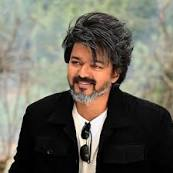
%> input picture thalaiva.jpg, 173 x 173 px
$ octave untitled.m   (GNU Octave 9; MATLAB toolbox functions it lacks are replaced by stand-ins)
%> lines starting %> are read from the running program, lines starting %| are printed output that depends on the picture; in (x1, y1, x2, y2) boxes, pixels count from 0 and x2, y2 are one past the last pixel; in counts of white or black regions, pixels touching at a corner belong together; the program's own positions count from 1
i=imread('thalaiva.jpg');
%> i is the input picture: size 173x173x3 uint8; mean R, G, B 105.6, 102.6, 92
imshow(i),title('Original image');
f=rgb2gray(i);
figure,imshow(f),title('Gray image');
noise_g = imnoise(f,'Salt & Pepper');
figure,imshow(noise_g),title('Salt & Pepper noise');
r=ordfilt2(noise_g,median(1:3*3),ones(3,3));
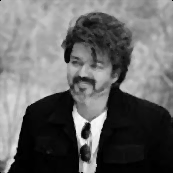
%> r: size 173x173 uint8; min 0, max 251, mean 102.3
figure,imshow(r),title('Median Filter')
t=graythresh(f);
%> t = 0.361
f=mat2gray(f);
%> f: size 173x173 double
gt = (f>=t);
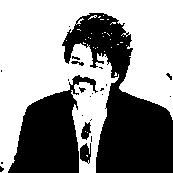
%> gt: size 173x173 logical; 56.9% white; 23 black regions (16 under 20 px), largest, box (x1, y1, x2, y2) and area: (62, 13, 173, 173) 7931, (8, 75, 98, 173) 4541, (80, 143, 91, 164) 158
figure,imshow(gt),title('Global Thresholding');
f1=imopen(f,strel('disk',20));
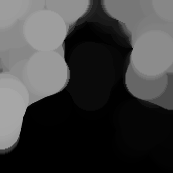
%> f1: size 173x173 double; min 0, max 0.655, mean 0.251
figure,imshow(f1),title('Test image with disk of radius 20');
t=graythresh(f1);
%> t = 0.282
f1=mat2gray(f1);
s=f1+t; local_thres = (f>=s);
%> after `local_thres = (f>=s)`: local_thres: size 173x173 logical; 13.6% white; 48 white regions (42 under 20 px), largest, box (x1, y1, x2, y2) and area: (67, 42, 119, 173) 3279, (0, 140, 18, 173) 345, (86, 0, 107, 13) 172, (119, 79, 132, 95) 91, (58, 82, 71, 93) 43, (168, 110, 173, 120) 27
figure,imshow(local_thres),title('LocaThresolding');
L = watershed(f);
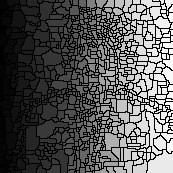
%> L: size 173x173 uint16; min 0, max 827, mean 274.8; drawn with min black and max white
Lrgb = label2rgb(L);
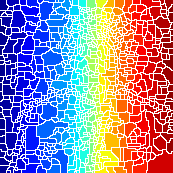
%> Lrgb: size 173x173x3 uint8; mean R, G, B 154, 137.9, 165.3
figure, imshow(Lrgb), title('Watershed');
w1 = [-1 -1 2;-1 2 -1;2 -1 -1]; % for line inclined at +45 degree
w2 = [2 -1 -1;-1 2 -1;-1 -1 2]; % for lines inclined at -45 degree
w3 = [-1 -1 -1;2 2 2;-1 -1 -1]; % for horizontal
w4 = [-1 2 -1;-1 2 -1;-1 2 -1]; % for vertical lines
g = imfilter(f,w1);
g = imfilter(f,w2);
g = imfilter(f,w3);
g = imfilter(f,w4);
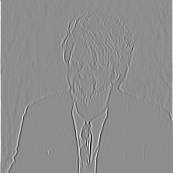
%> g: size 173x173 double; min -3.66, max 2.94, mean 0.0181; drawn with min black and max white
subplot(2,2,1);
imshow(g),title('Filter on W1');
subplot(2,2,2);
imshow(g), title('Filter on W2');
subplot(2,2,3); imshow(g), title('Filter on W3');
subplot(2,2,4); imshow(g), title('Filter on W4');
k=edge(g,'sobel','vertical');
%> k: size 173x173 logical; 3.6% white in thin lines or dots
figure,imshow(k),title('Line detection on Vertical Line');
k=edge(g,'sobel','horizontal');
%> k: size 173x173 logical; 2.6% white in thin lines or dots
figure,imshow(k),title('Line detection on horizontical line');
se90 = strel('line', 3, 90);
se0 = strel('line', 3, 0);
d=imdilate(f,[se90 se0]);
figure,imshow(d),title('Dilated image');
se90 = strel('line', 3, 90);
se0 = strel('line', 3, 0);
d=imdilate(f,[se90 se0]);
d= imfill(d, 'holes');
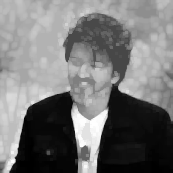
%> d: size 173x173 double; min 0, max 1, mean 0.461
figure, imshow(BWdfill),title('binary image with filled holes');
%> (this line was passed over: BWdfill is not available in this run)
%> (the run ends here)

$ run again, with image1.jpg copied over thalaiva.jpg
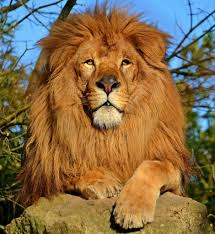
%> input picture image1.jpg, 215 x 234 px
%> i is the input picture: size 234x215x3 uint8; mean R, G, B 134.1, 108.3, 72.5
%> `t=graythresh(f);`: t = 0.404
%> gt: size 234x215 logical; 65.7% white; 223 black regions (202 under 20 px), largest, box (x1, y1, x2, y2) and area: (0, 0, 118, 234) 8867, (159, 10, 215, 234) 4670, (77, 78, 125, 135) 534
%> `t=graythresh(f1);`: t = 0.249
%> local_thres: size 234x215 logical; 27% white; 259 white regions (213 under 20 px), largest, box (x1, y1, x2, y2) and area: (73, 31, 152, 129) 3165, (26, 63, 86, 177) 2239, (0, 0, 68, 75) 2202
%> `d= imfill(d, 'holes');`:
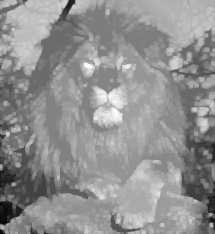
%> d: size 234x215 double; min 0.029, max 1, mean 0.569
